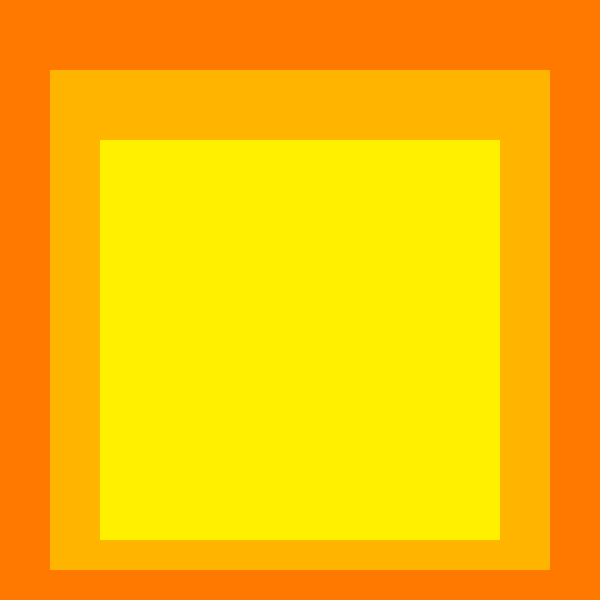
Frame 1 (no input)
Frame 60 (the mouse pressed at the canvas centre just before this capture): identical to frame 1, image omitted
Frame 120 (the mouse held since frame 60 and released just before this capture): identical to frame 1, image omitted

The Processing sketch that drew this single still picture (run headless with seeded random() and noise(); from frame 60 on, the mouse is pressed at the canvas centre):

// Processing sketch: processing_11720
// ── processing_11720.pde

// Albers Square Machine

int hueoffset = 20;
int numsquares = 3;

void setup(){
  size(600,600);
  noStroke();
  colorMode(HSB);
  rectMode(CENTER);
}

// colours
// defult RGB
// HSB - hue, saturation, brightness - hue 0=red, 60=green? ...

void draw(){

  for(int s=0; s<numsquares; s=s+1){
    fill(hueoffset+(s*10),255,255); // use s to gradually change the hue
    int ypos = 300+(s*20); // increase y position
    int squaresize = 600 - (s*100); // decrease the size
    rect(300,ypos,squaresize,squaresize); // draw the square
  }
}

void mouseReleased(){
  hueoffset = int(random(225)); // set hue offset to a new random value, convert from float (all randoms are floats/decimals) toint by wrapping
  numsquares = int(random(3,8));
}
